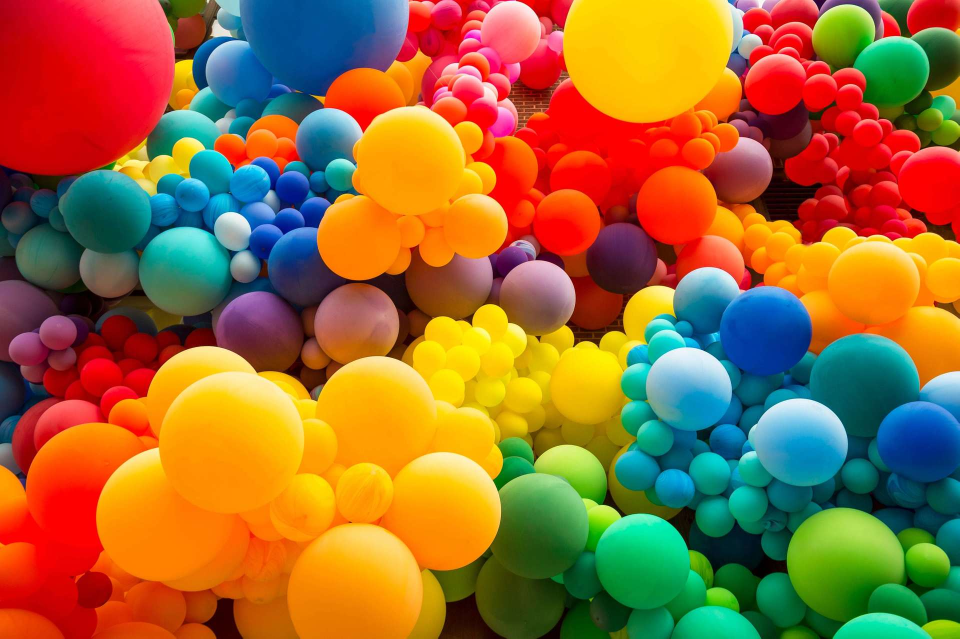
#> input picture Projects_in_Python/ascii_image_maker/balloons.jpg, 1919 x 1277 px (shown at 1/2 size)
$ python ascii_image_printer.py   (older library calls are emulated)
#> lines starting #> are read from the running program, lines starting #| are printed output that depends on the picture
from colorama import Fore
from PIL import Image

def colored(R, G, B, text):                                                                 # adds colour to the ASCII characters to be printed
    return "\033[38;2;{};{};{}m{} \033[38;2;255;255;255m".format(R, G, B, text)

ASCII_characters = "`^\",:;Il!i~+_-?][}{1)(|\\/tfjrxnuvczXYUJCLQ0OZmwqpdbkhao*#MW&8%B@$"    # list of ASCII characters in ascending order of brightness level

image_to_be_printed = Image.open("balloons.jpg")                                            # opened image
#> image_to_be_printed is the input picture: PIL image 1919x1277 RGB; mean R, G, B 154.3, 105.9, 52.1

colour_or_not = str(input("Do you want the picture to be printed in colour?(y/n): "))       # asks user if the user wants to see the printed image in color or not
#> the answer given: y

if colour_or_not == 'y':                                                                    #loop for printing the image in colour
    image_to_be_printed = image_to_be_printed.resize((200,75), Image.ANTIALIAS)
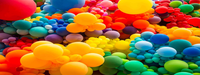
#> image_to_be_printed: PIL image 200x75 RGB; mean R, G, B 154.3, 106.1, 52.3
    w, h = image_to_be_printed.size
#> w = 200; h = 75
    for i in range(h):
        for j in range(w):
            image_RGB = image_to_be_printed.getpixel((j,i))
            R, G, B = image_RGB[0], image_RGB[1], image_RGB[2]
            avg = int(0.21*R + 0.72*G + 0.07*B)
            index = int((len(ASCII_characters)*avg)/256)
            print(colored(R, G, B, ASCII_characters[index]), end='')
        print('')
else:                                                                                       #loop for printing image in black and white
    image_to_be_printed = image_to_be_printed.resize((500,100), Image.ANTIALIAS)
    w, h = image_to_be_printed.size
    for i in range(h):
        for j in range(w):
            image_RGB = image_to_be_printed.getpixel((j,i))
            R, G, B = image_RGB[0], image_RGB[1], image_RGB[2]
            avg = int(0.21*R + 0.72*G + 0.07*B)
            index = int((len(ASCII_characters)*avg)/256)
            print(ASCII_characters[index], end='')
        print('')
